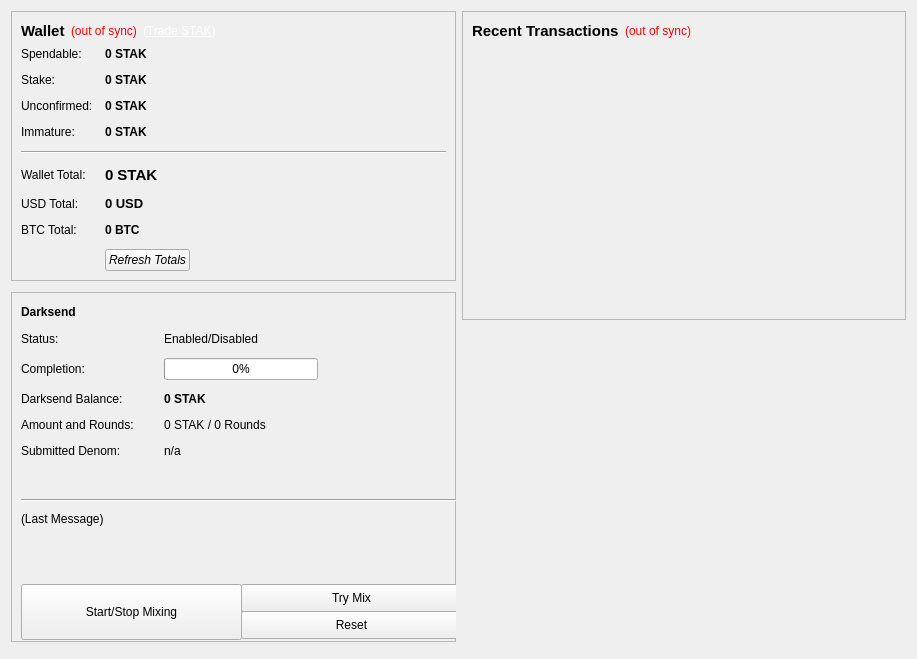
<?xml version="1.0" encoding="UTF-8"?>
<ui version="4.0">
 <class>OverviewPage</class>
 <widget class="QWidget" name="OverviewPage">
  <property name="geometry">
   <rect>
    <x>0</x>
    <y>0</y>
    <width>917</width>
    <height>659</height>
   </rect>
  </property>
  <property name="windowTitle">
   <string>Form</string>
  </property>
  <layout class="QHBoxLayout" name="horizontalLayout" stretch="1,1">
   <item>
    <layout class="QVBoxLayout" name="verticalLayout_2">
     <item>
      <widget class="QFrame" name="frame">
       <property name="frameShape">
        <enum>QFrame::StyledPanel</enum>
       </property>
       <property name="frameShadow">
        <enum>QFrame::Raised</enum>
       </property>
       <layout class="QVBoxLayout" name="verticalLayout_4">
        <item>
         <layout class="QHBoxLayout" name="horizontalLayout_4">
          <item>
           <widget class="QLabel" name="label_5">
            <property name="font">
             <font>
              <pointsize>11</pointsize>
              <weight>75</weight>
              <bold>true</bold>
             </font>
            </property>
            <property name="text">
             <string>Wallet</string>
            </property>
           </widget>
          </item>
          <item>
           <widget class="QLabel" name="labelWalletStatus">
            <property name="toolTip">
             <string>The displayed information may be out of date. Your wallet automatically synchronizes with the Denarius network after a connection is established, but this process has not completed yet.</string>
            </property>
            <property name="styleSheet">
             <string notr="true">QLabel { color: red; }</string>
            </property>
            <property name="text">
             <string notr="true">(out of sync)</string>
            </property>
            <property name="alignment">
             <set>Qt::AlignLeading|Qt::AlignLeft|Qt::AlignVCenter</set>
            </property>
           </widget>
          </item>
          <item>
           <widget class="QLabel" name="labelTradeLink">
            <property name="cursor">
             <cursorShape>PointingHandCursor</cursorShape>
            </property>
            <property name="text">
             <string>&lt;div style=&quot;color: #fff;&quot;&gt;(&lt;a href=&quot;https://www.cryptopia.co.nz/Exchange/?market=STAK_BTC&quot; style=&quot;color: #fff;&quot;&gt;Trade STAK&lt;/a&gt;)&lt;/div&gt;</string>
            </property>
            <property name="openExternalLinks">
             <bool>true</bool>
            </property>
           </widget>
          </item>
          <item>
           <spacer name="horizontalSpacer_2">
            <property name="orientation">
             <enum>Qt::Horizontal</enum>
            </property>
            <property name="sizeHint" stdset="0">
             <size>
              <width>40</width>
              <height>20</height>
             </size>
            </property>
           </spacer>
          </item>
         </layout>
        </item>
        <item>
         <layout class="QFormLayout" name="formLayout_2">
          <property name="fieldGrowthPolicy">
           <enum>QFormLayout::AllNonFixedFieldsGrow</enum>
          </property>
          <property name="horizontalSpacing">
           <number>12</number>
          </property>
          <property name="verticalSpacing">
           <number>12</number>
          </property>
          <item row="0" column="0">
           <widget class="QLabel" name="label">
            <property name="text">
             <string>Spendable:</string>
            </property>
           </widget>
          </item>
          <item row="0" column="1">
           <widget class="QLabel" name="labelBalance">
            <property name="font">
             <font>
              <weight>75</weight>
              <bold>true</bold>
             </font>
            </property>
            <property name="cursor">
             <cursorShape>IBeamCursor</cursorShape>
            </property>
            <property name="toolTip">
             <string>Your current spendable balance</string>
            </property>
            <property name="text">
             <string notr="true">0 STAK</string>
            </property>
            <property name="textInteractionFlags">
             <set>Qt::LinksAccessibleByMouse|Qt::TextSelectableByKeyboard|Qt::TextSelectableByMouse</set>
            </property>
           </widget>
          </item>
          <item row="1" column="0">
           <widget class="QLabel" name="stakelabel">
            <property name="text">
             <string>Stake:</string>
            </property>
           </widget>
          </item>
          <item row="1" column="1">
           <widget class="QLabel" name="labelStake">
            <property name="font">
             <font>
              <weight>75</weight>
              <bold>true</bold>
             </font>
            </property>
            <property name="cursor">
             <cursorShape>IBeamCursor</cursorShape>
            </property>
            <property name="toolTip">
             <string>Total of coins that was staked, and do not yet count toward the current balance</string>
            </property>
            <property name="text">
             <string notr="true">0 STAK</string>
            </property>
            <property name="textInteractionFlags">
             <set>Qt::LinksAccessibleByMouse|Qt::TextSelectableByKeyboard|Qt::TextSelectableByMouse</set>
            </property>
           </widget>
          </item>
          <item row="2" column="0">
           <widget class="QLabel" name="unconfirmedlabeltxt">
            <property name="text">
             <string>Unconfirmed:</string>
            </property>
           </widget>
          </item>
          <item row="2" column="1">
           <widget class="QLabel" name="labelUnconfirmed">
            <property name="font">
             <font>
              <weight>75</weight>
              <bold>true</bold>
             </font>
            </property>
            <property name="cursor">
             <cursorShape>IBeamCursor</cursorShape>
            </property>
            <property name="toolTip">
             <string>Total of transactions that have yet to be confirmed, and do not yet count toward the current balance</string>
            </property>
            <property name="text">
             <string notr="true">0 STAK</string>
            </property>
            <property name="textInteractionFlags">
             <set>Qt::LinksAccessibleByMouse|Qt::TextSelectableByKeyboard|Qt::TextSelectableByMouse</set>
            </property>
           </widget>
          </item>
          <item row="3" column="0">
           <widget class="QLabel" name="labelImmatureText">
            <property name="text">
             <string>Immature:</string>
            </property>
           </widget>
          </item>
          <item row="3" column="1">
           <widget class="QLabel" name="labelImmature">
            <property name="font">
             <font>
              <weight>75</weight>
              <bold>true</bold>
             </font>
            </property>
            <property name="toolTip">
             <string>Mined balance that has not yet matured</string>
            </property>
            <property name="text">
             <string notr="true">0 STAK</string>
            </property>
            <property name="textInteractionFlags">
             <set>Qt::LinksAccessibleByMouse|Qt::TextSelectableByKeyboard|Qt::TextSelectableByMouse</set>
            </property>
           </widget>
          </item>
          <item row="4" column="0" colspan="2">
           <widget class="Line" name="line">
            <property name="orientation">
             <enum>Qt::Horizontal</enum>
            </property>
           </widget>
          </item>
          <item row="5" column="0">
           <widget class="QLabel" name="labelTotalText">
            <property name="text">
             <string>Wallet Total:</string>
            </property>
           </widget>
          </item>
          <item row="5" column="1">
           <widget class="QLabel" name="labelTotal">
            <property name="font">
             <font>
              <pointsize>11</pointsize>
              <weight>75</weight>
              <bold>true</bold>
             </font>
            </property>
            <property name="cursor">
             <cursorShape>IBeamCursor</cursorShape>
            </property>
            <property name="toolTip">
             <string>Your current total balance</string>
            </property>
            <property name="text">
             <string notr="true">0 STAK</string>
            </property>
            <property name="textInteractionFlags">
             <set>Qt::LinksAccessibleByMouse|Qt::TextSelectableByKeyboard|Qt::TextSelectableByMouse</set>
            </property>
           </widget>
          </item>
          <item row="6" column="0">
           <widget class="QLabel" name="usdtotal">
            <property name="text">
             <string>USD Total:</string>
            </property>
           </widget>
          </item>
          <item row="6" column="1">
           <widget class="QLabel" name="labelUSDTotal">
            <property name="font">
             <font>
              <pointsize>10</pointsize>
              <weight>75</weight>
              <bold>true</bold>
             </font>
            </property>
            <property name="cursor">
             <cursorShape>IBeamCursor</cursorShape>
            </property>
            <property name="toolTip">
             <string>Your current total balance estimated in USD, Rate is not updated often</string>
            </property>
            <property name="text">
             <string>0 USD</string>
            </property>
            <property name="textInteractionFlags">
             <set>Qt::LinksAccessibleByMouse|Qt::TextSelectableByKeyboard|Qt::TextSelectableByMouse</set>
            </property>
           </widget>
          </item>
          <item row="7" column="0">
           <widget class="QLabel" name="btctotal">
            <property name="text">
             <string>BTC Total:</string>
            </property>
           </widget>
          </item>
          <item row="7" column="1">
           <widget class="QLabel" name="labelBTCTotal">
            <property name="font">
             <font>
              <weight>75</weight>
              <bold>true</bold>
             </font>
            </property>
            <property name="cursor">
             <cursorShape>IBeamCursor</cursorShape>
            </property>
            <property name="toolTip">
             <string>Your current total balance estimated in BTC, Rate is not updated often</string>
            </property>
            <property name="text">
             <string>0 BTC</string>
            </property>
            <property name="textInteractionFlags">
             <set>Qt::LinksAccessibleByMouse|Qt::TextSelectableByKeyboard|Qt::TextSelectableByMouse</set>
            </property>
           </widget>
          </item>
          <item row="8" column="1">
           <widget class="QPushButton" name="refreshButton">
            <property name="sizePolicy">
             <sizepolicy hsizetype="Fixed" vsizetype="Fixed">
              <horstretch>0</horstretch>
              <verstretch>0</verstretch>
             </sizepolicy>
            </property>
            <property name="baseSize">
             <size>
              <width>0</width>
              <height>0</height>
             </size>
            </property>
            <property name="font">
             <font>
              <italic>true</italic>
             </font>
            </property>
            <property name="toolTip">
             <string>Refresh your USD and BTC estimated totals, forces price data from CMC.</string>
            </property>
            <property name="layoutDirection">
             <enum>Qt::LeftToRight</enum>
            </property>
            <property name="text">
             <string>Refresh Totals</string>
            </property>
            <property name="icon">
             <iconset resource="../bitcoin.qrc">
              <normaloff>:/icons/refresh</normaloff>:/icons/refresh</iconset>
            </property>
            <property name="autoDefault">
             <bool>false</bool>
            </property>
            <property name="default">
             <bool>false</bool>
            </property>
            <property name="flat">
             <bool>false</bool>
            </property>
           </widget>
          </item>
         </layout>
        </item>
       </layout>
      </widget>
     </item>
     <item>
      <spacer name="verticalSpacer">
       <property name="orientation">
        <enum>Qt::Vertical</enum>
       </property>
       <property name="sizeHint" stdset="0">
        <size>
         <width>20</width>
         <height>40</height>
        </size>
       </property>
      </spacer>
     </item>
     <item>
      <widget class="QFrame" name="frameDarksend">
       <property name="minimumSize">
        <size>
         <width>0</width>
         <height>350</height>
        </size>
       </property>
       <property name="layoutDirection">
        <enum>Qt::LeftToRight</enum>
       </property>
       <property name="frameShape">
        <enum>QFrame::StyledPanel</enum>
       </property>
       <property name="frameShadow">
        <enum>QFrame::Raised</enum>
       </property>
       <widget class="QWidget" name="formLayoutWidget">
        <property name="geometry">
         <rect>
          <x>10</x>
          <y>40</y>
          <width>431</width>
          <height>161</height>
         </rect>
        </property>
        <layout class="QFormLayout" name="formLayout">
         <property name="fieldGrowthPolicy">
          <enum>QFormLayout::AllNonFixedFieldsGrow</enum>
         </property>
         <property name="horizontalSpacing">
          <number>30</number>
         </property>
         <property name="verticalSpacing">
          <number>12</number>
         </property>
         <item row="0" column="0">
          <widget class="QLabel" name="label_6">
           <property name="text">
            <string>Status:</string>
           </property>
          </widget>
         </item>
         <item row="0" column="1">
          <widget class="QLabel" name="darksendEnabled">
           <property name="text">
            <string>Enabled/Disabled</string>
           </property>
          </widget>
         </item>
         <item row="1" column="0">
          <widget class="QLabel" name="label_7">
           <property name="text">
            <string>Completion:</string>
           </property>
          </widget>
         </item>
         <item row="1" column="1">
          <widget class="QProgressBar" name="darksendProgress">
           <property name="maximumSize">
            <size>
             <width>154</width>
             <height>16777215</height>
            </size>
           </property>
           <property name="value">
            <number>0</number>
           </property>
          </widget>
         </item>
         <item row="2" column="0">
          <widget class="QLabel" name="labelAnonymizedText">
           <property name="text">
            <string>Darksend Balance:</string>
           </property>
          </widget>
         </item>
         <item row="2" column="1">
          <widget class="QLabel" name="labelAnonymized">
           <property name="font">
            <font>
             <weight>75</weight>
             <bold>true</bold>
            </font>
           </property>
           <property name="text">
            <string>0 STAK</string>
           </property>
          </widget>
         </item>
         <item row="3" column="0">
          <widget class="QLabel" name="label_8">
           <property name="text">
            <string>Amount and Rounds:</string>
           </property>
          </widget>
         </item>
         <item row="3" column="1">
          <widget class="QLabel" name="labelAmountRounds">
           <property name="text">
            <string>0 STAK / 0 Rounds</string>
           </property>
          </widget>
         </item>
         <item row="4" column="0">
          <widget class="QLabel" name="label_9">
           <property name="text">
            <string>Submitted Denom:</string>
           </property>
          </widget>
         </item>
         <item row="4" column="1">
          <widget class="QLabel" name="labelSubmittedDenom">
           <property name="statusTip">
            <string>The denominations you submitted to the Masternode. To mix, other users must submit the exact same denominations.</string>
           </property>
           <property name="text">
            <string>n/a</string>
           </property>
          </widget>
         </item>
        </layout>
       </widget>
       <widget class="QLabel" name="label_2">
        <property name="geometry">
         <rect>
          <x>10</x>
          <y>10</y>
          <width>66</width>
          <height>20</height>
         </rect>
        </property>
        <property name="font">
         <font>
          <weight>75</weight>
          <bold>true</bold>
         </font>
        </property>
        <property name="text">
         <string>Darksend</string>
        </property>
       </widget>
       <widget class="QPushButton" name="runAutoDenom">
        <property name="geometry">
         <rect>
          <x>251</x>
          <y>17</y>
          <width>1</width>
          <height>1</height>
         </rect>
        </property>
        <property name="palette">
         <palette>
          <active>
           <colorrole role="WindowText">
            <brush brushstyle="SolidPattern">
             <color alpha="255">
              <red>0</red>
              <green>0</green>
              <blue>0</blue>
             </color>
            </brush>
           </colorrole>
           <colorrole role="Button">
            <brush brushstyle="SolidPattern">
             <color alpha="255">
              <red>239</red>
              <green>238</green>
              <blue>238</blue>
             </color>
            </brush>
           </colorrole>
           <colorrole role="Light">
            <brush brushstyle="SolidPattern">
             <color alpha="255">
              <red>255</red>
              <green>255</green>
              <blue>255</blue>
             </color>
            </brush>
           </colorrole>
           <colorrole role="Midlight">
            <brush brushstyle="SolidPattern">
             <color alpha="255">
              <red>247</red>
              <green>246</green>
              <blue>246</blue>
             </color>
            </brush>
           </colorrole>
           <colorrole role="Dark">
            <brush brushstyle="SolidPattern">
             <color alpha="255">
              <red>119</red>
              <green>119</green>
              <blue>119</blue>
             </color>
            </brush>
           </colorrole>
           <colorrole role="Mid">
            <brush brushstyle="SolidPattern">
             <color alpha="255">
              <red>159</red>
              <green>159</green>
              <blue>159</blue>
             </color>
            </brush>
           </colorrole>
           <colorrole role="Text">
            <brush brushstyle="SolidPattern">
             <color alpha="255">
              <red>0</red>
              <green>0</green>
              <blue>0</blue>
             </color>
            </brush>
           </colorrole>
           <colorrole role="BrightText">
            <brush brushstyle="SolidPattern">
             <color alpha="255">
              <red>255</red>
              <green>255</green>
              <blue>255</blue>
             </color>
            </brush>
           </colorrole>
           <colorrole role="ButtonText">
            <brush brushstyle="SolidPattern">
             <color alpha="255">
              <red>0</red>
              <green>0</green>
              <blue>0</blue>
             </color>
            </brush>
           </colorrole>
           <colorrole role="Base">
            <brush brushstyle="SolidPattern">
             <color alpha="255">
              <red>255</red>
              <green>255</green>
              <blue>255</blue>
             </color>
            </brush>
           </colorrole>
           <colorrole role="Window">
            <brush brushstyle="SolidPattern">
             <color alpha="255">
              <red>239</red>
              <green>238</green>
              <blue>238</blue>
             </color>
            </brush>
           </colorrole>
           <colorrole role="Shadow">
            <brush brushstyle="SolidPattern">
             <color alpha="255">
              <red>0</red>
              <green>0</green>
              <blue>0</blue>
             </color>
            </brush>
           </colorrole>
           <colorrole role="AlternateBase">
            <brush brushstyle="SolidPattern">
             <color alpha="255">
              <red>247</red>
              <green>246</green>
              <blue>246</blue>
             </color>
            </brush>
           </colorrole>
           <colorrole role="ToolTipBase">
            <brush brushstyle="SolidPattern">
             <color alpha="255">
              <red>255</red>
              <green>255</green>
              <blue>220</blue>
             </color>
            </brush>
           </colorrole>
           <colorrole role="ToolTipText">
            <brush brushstyle="SolidPattern">
             <color alpha="255">
              <red>0</red>
              <green>0</green>
              <blue>0</blue>
             </color>
            </brush>
           </colorrole>
          </active>
          <inactive>
           <colorrole role="WindowText">
            <brush brushstyle="SolidPattern">
             <color alpha="255">
              <red>0</red>
              <green>0</green>
              <blue>0</blue>
             </color>
            </brush>
           </colorrole>
           <colorrole role="Button">
            <brush brushstyle="SolidPattern">
             <color alpha="255">
              <red>239</red>
              <green>238</green>
              <blue>238</blue>
             </color>
            </brush>
           </colorrole>
           <colorrole role="Light">
            <brush brushstyle="SolidPattern">
             <color alpha="255">
              <red>255</red>
              <green>255</green>
              <blue>255</blue>
             </color>
            </brush>
           </colorrole>
           <colorrole role="Midlight">
            <brush brushstyle="SolidPattern">
             <color alpha="255">
              <red>247</red>
              <green>246</green>
              <blue>246</blue>
             </color>
            </brush>
           </colorrole>
           <colorrole role="Dark">
            <brush brushstyle="SolidPattern">
             <color alpha="255">
              <red>119</red>
              <green>119</green>
              <blue>119</blue>
             </color>
            </brush>
           </colorrole>
           <colorrole role="Mid">
            <brush brushstyle="SolidPattern">
             <color alpha="255">
              <red>159</red>
              <green>159</green>
              <blue>159</blue>
             </color>
            </brush>
           </colorrole>
           <colorrole role="Text">
            <brush brushstyle="SolidPattern">
             <color alpha="255">
              <red>0</red>
              <green>0</green>
              <blue>0</blue>
             </color>
            </brush>
           </colorrole>
           <colorrole role="BrightText">
            <brush brushstyle="SolidPattern">
             <color alpha="255">
              <red>255</red>
              <green>255</green>
              <blue>255</blue>
             </color>
            </brush>
           </colorrole>
           <colorrole role="ButtonText">
            <brush brushstyle="SolidPattern">
             <color alpha="255">
              <red>0</red>
              <green>0</green>
              <blue>0</blue>
             </color>
            </brush>
           </colorrole>
           <colorrole role="Base">
            <brush brushstyle="SolidPattern">
             <color alpha="255">
              <red>255</red>
              <green>255</green>
              <blue>255</blue>
             </color>
            </brush>
           </colorrole>
           <colorrole role="Window">
            <brush brushstyle="SolidPattern">
             <color alpha="255">
              <red>239</red>
              <green>238</green>
              <blue>238</blue>
             </color>
            </brush>
           </colorrole>
           <colorrole role="Shadow">
            <brush brushstyle="SolidPattern">
             <color alpha="255">
              <red>0</red>
              <green>0</green>
              <blue>0</blue>
             </color>
            </brush>
           </colorrole>
           <colorrole role="AlternateBase">
            <brush brushstyle="SolidPattern">
             <color alpha="255">
              <red>247</red>
              <green>246</green>
              <blue>246</blue>
             </color>
            </brush>
           </colorrole>
           <colorrole role="ToolTipBase">
            <brush brushstyle="SolidPattern">
             <color alpha="255">
              <red>255</red>
              <green>255</green>
              <blue>220</blue>
             </color>
            </brush>
           </colorrole>
           <colorrole role="ToolTipText">
            <brush brushstyle="SolidPattern">
             <color alpha="255">
              <red>0</red>
              <green>0</green>
              <blue>0</blue>
             </color>
            </brush>
           </colorrole>
          </inactive>
          <disabled>
           <colorrole role="WindowText">
            <brush brushstyle="SolidPattern">
             <color alpha="255">
              <red>119</red>
              <green>119</green>
              <blue>119</blue>
             </color>
            </brush>
           </colorrole>
           <colorrole role="Button">
            <brush brushstyle="SolidPattern">
             <color alpha="255">
              <red>239</red>
              <green>238</green>
              <blue>238</blue>
             </color>
            </brush>
           </colorrole>
           <colorrole role="Light">
            <brush brushstyle="SolidPattern">
             <color alpha="255">
              <red>255</red>
              <green>255</green>
              <blue>255</blue>
             </color>
            </brush>
           </colorrole>
           <colorrole role="Midlight">
            <brush brushstyle="SolidPattern">
             <color alpha="255">
              <red>247</red>
              <green>246</green>
              <blue>246</blue>
             </color>
            </brush>
           </colorrole>
           <colorrole role="Dark">
            <brush brushstyle="SolidPattern">
             <color alpha="255">
              <red>119</red>
              <green>119</green>
              <blue>119</blue>
             </color>
            </brush>
           </colorrole>
           <colorrole role="Mid">
            <brush brushstyle="SolidPattern">
             <color alpha="255">
              <red>159</red>
              <green>159</green>
              <blue>159</blue>
             </color>
            </brush>
           </colorrole>
           <colorrole role="Text">
            <brush brushstyle="SolidPattern">
             <color alpha="255">
              <red>119</red>
              <green>119</green>
              <blue>119</blue>
             </color>
            </brush>
           </colorrole>
           <colorrole role="BrightText">
            <brush brushstyle="SolidPattern">
             <color alpha="255">
              <red>255</red>
              <green>255</green>
              <blue>255</blue>
             </color>
            </brush>
           </colorrole>
           <colorrole role="ButtonText">
            <brush brushstyle="SolidPattern">
             <color alpha="255">
              <red>119</red>
              <green>119</green>
              <blue>119</blue>
             </color>
            </brush>
           </colorrole>
           <colorrole role="Base">
            <brush brushstyle="SolidPattern">
             <color alpha="255">
              <red>239</red>
              <green>238</green>
              <blue>238</blue>
             </color>
            </brush>
           </colorrole>
           <colorrole role="Window">
            <brush brushstyle="SolidPattern">
             <color alpha="255">
              <red>239</red>
              <green>238</green>
              <blue>238</blue>
             </color>
            </brush>
           </colorrole>
           <colorrole role="Shadow">
            <brush brushstyle="SolidPattern">
             <color alpha="255">
              <red>0</red>
              <green>0</green>
              <blue>0</blue>
             </color>
            </brush>
           </colorrole>
           <colorrole role="AlternateBase">
            <brush brushstyle="SolidPattern">
             <color alpha="255">
              <red>239</red>
              <green>238</green>
              <blue>238</blue>
             </color>
            </brush>
           </colorrole>
           <colorrole role="ToolTipBase">
            <brush brushstyle="SolidPattern">
             <color alpha="255">
              <red>255</red>
              <green>255</green>
              <blue>220</blue>
             </color>
            </brush>
           </colorrole>
           <colorrole role="ToolTipText">
            <brush brushstyle="SolidPattern">
             <color alpha="255">
              <red>0</red>
              <green>0</green>
              <blue>0</blue>
             </color>
            </brush>
           </colorrole>
          </disabled>
         </palette>
        </property>
        <property name="focusPolicy">
         <enum>Qt::NoFocus</enum>
        </property>
        <property name="autoFillBackground">
         <bool>true</bool>
        </property>
        <property name="text">
         <string/>
        </property>
        <property name="flat">
         <bool>true</bool>
        </property>
       </widget>
       <widget class="QPushButton" name="toggleDarksend">
        <property name="geometry">
         <rect>
          <x>10</x>
          <y>292</y>
          <width>221</width>
          <height>56</height>
         </rect>
        </property>
        <property name="sizePolicy">
         <sizepolicy hsizetype="MinimumExpanding" vsizetype="Fixed">
          <horstretch>0</horstretch>
          <verstretch>0</verstretch>
         </sizepolicy>
        </property>
        <property name="text">
         <string>Start/Stop Mixing</string>
        </property>
       </widget>
       <widget class="Line" name="line">
        <property name="geometry">
         <rect>
          <x>10</x>
          <y>200</y>
          <width>441</width>
          <height>16</height>
         </rect>
        </property>
        <property name="orientation">
         <enum>Qt::Horizontal</enum>
        </property>
       </widget>
       <widget class="QLabel" name="darksendStatus">
        <property name="geometry">
         <rect>
          <x>10</x>
          <y>220</y>
          <width>288</width>
          <height>61</height>
         </rect>
        </property>
        <property name="minimumSize">
         <size>
          <width>288</width>
          <height>43</height>
         </size>
        </property>
        <property name="text">
         <string>(Last Message)</string>
        </property>
        <property name="alignment">
         <set>Qt::AlignLeading|Qt::AlignLeft|Qt::AlignTop</set>
        </property>
        <property name="wordWrap">
         <bool>true</bool>
        </property>
       </widget>
       <widget class="QPushButton" name="darksendAuto">
        <property name="geometry">
         <rect>
          <x>230</x>
          <y>292</y>
          <width>221</width>
          <height>28</height>
         </rect>
        </property>
        <property name="sizePolicy">
         <sizepolicy hsizetype="MinimumExpanding" vsizetype="Fixed">
          <horstretch>0</horstretch>
          <verstretch>0</verstretch>
         </sizepolicy>
        </property>
        <property name="toolTip">
         <string>Try to manually submit a Darksend request.</string>
        </property>
        <property name="text">
         <string>Try Mix</string>
        </property>
       </widget>
       <widget class="QPushButton" name="darksendReset">
        <property name="geometry">
         <rect>
          <x>230</x>
          <y>319</y>
          <width>221</width>
          <height>28</height>
         </rect>
        </property>
        <property name="sizePolicy">
         <sizepolicy hsizetype="MinimumExpanding" vsizetype="Fixed">
          <horstretch>0</horstretch>
          <verstretch>0</verstretch>
         </sizepolicy>
        </property>
        <property name="toolTip">
         <string>Reset the current status of Darksend (can interrupt Darksend if it's in the process of Mixing, which can cost you money!)</string>
        </property>
        <property name="autoFillBackground">
         <bool>false</bool>
        </property>
        <property name="text">
         <string>Reset</string>
        </property>
       </widget>
      </widget>
     </item>
     <item>
      <spacer name="verticalSpacer">
       <property name="orientation">
        <enum>Qt::Vertical</enum>
       </property>
       <property name="sizeHint" stdset="0">
        <size>
         <width>20</width>
         <height>40</height>
        </size>
       </property>
      </spacer>
     </item>
    </layout>
   </item>
   <item>
    <layout class="QVBoxLayout" name="verticalLayout_3">
     <item>
      <widget class="QFrame" name="frame_2">
       <property name="frameShape">
        <enum>QFrame::StyledPanel</enum>
       </property>
       <property name="frameShadow">
        <enum>QFrame::Raised</enum>
       </property>
       <layout class="QVBoxLayout" name="verticalLayout">
        <item>
         <layout class="QHBoxLayout" name="horizontalLayout_2">
          <item>
           <widget class="QLabel" name="label_4">
            <property name="font">
             <font>
              <pointsize>11</pointsize>
             </font>
            </property>
            <property name="text">
             <string>&lt;b&gt;Recent Transactions&lt;/b&gt;</string>
            </property>
           </widget>
          </item>
          <item>
           <widget class="QLabel" name="labelTransactionsStatus">
            <property name="toolTip">
             <string>The displayed information may be out of date. Your wallet automatically synchronizes with the Denarius network after a connection is established, but this process has not completed yet.</string>
            </property>
            <property name="styleSheet">
             <string notr="true">QLabel { color: red; }</string>
            </property>
            <property name="text">
             <string notr="true">(out of sync)</string>
            </property>
            <property name="alignment">
             <set>Qt::AlignRight|Qt::AlignTrailing|Qt::AlignVCenter</set>
            </property>
           </widget>
          </item>
          <item>
           <spacer name="horizontalSpacer">
            <property name="orientation">
             <enum>Qt::Horizontal</enum>
            </property>
            <property name="sizeHint" stdset="0">
             <size>
              <width>40</width>
              <height>20</height>
             </size>
            </property>
           </spacer>
          </item>
         </layout>
        </item>
        <item>
         <widget class="QListView" name="listTransactions">
          <property name="styleSheet">
           <string notr="true">QListView { background: transparent; }</string>
          </property>
          <property name="frameShape">
           <enum>QFrame::NoFrame</enum>
          </property>
          <property name="verticalScrollBarPolicy">
           <enum>Qt::ScrollBarAlwaysOff</enum>
          </property>
          <property name="horizontalScrollBarPolicy">
           <enum>Qt::ScrollBarAlwaysOff</enum>
          </property>
          <property name="selectionMode">
           <enum>QAbstractItemView::NoSelection</enum>
          </property>
         </widget>
        </item>
       </layout>
      </widget>
     </item>
     <item>
      <spacer name="verticalSpacer_2">
       <property name="orientation">
        <enum>Qt::Vertical</enum>
       </property>
       <property name="sizeHint" stdset="0">
        <size>
         <width>20</width>
         <height>40</height>
        </size>
       </property>
      </spacer>
     </item>
     <item>
      <widget class="QLabel" name="label_2">
       <property name="layoutDirection">
        <enum>Qt::RightToLeft</enum>
       </property>
       <property name="text">
        <string/>
       </property>
       <property name="pixmap">
        <pixmap resource="../bitcoin.qrc">:/icons/denarius</pixmap>
       </property>
      </widget>
     </item>
    </layout>
   </item>
  </layout>
 </widget>
 <resources>
  <include location="../bitcoin.qrc"/>
 </resources>
 <connections/>
</ui>
